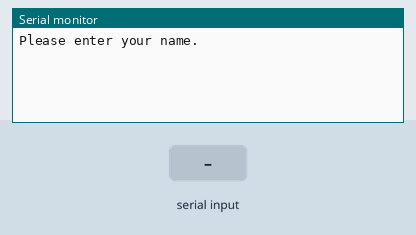
This sketch was run on a simulated Arduino Uno, built with avr-gcc and run on an emulated ATmega328P. Shown: the last lines printed to the serial monitor. The inputs (shaded band) are chosen by the test bench.

Above: at 1.2 s.
1.3 s: "90,45\n" received over Serial
At 3.5 s:
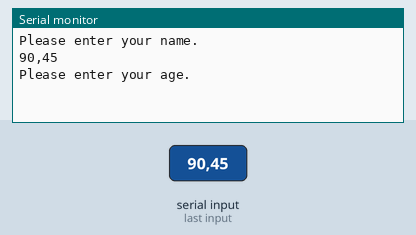
3.8 s: "30,150\n" received over Serial
At 4.7 s:
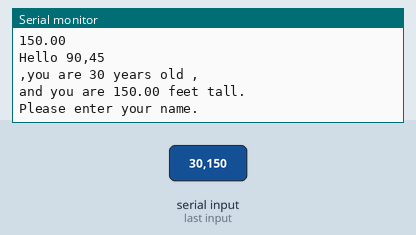
5.3 s: "0\n" received over Serial
At 6.1 s:
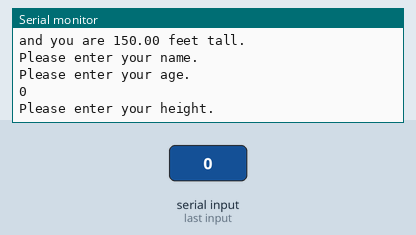
7.8 s: "1,90,45\n" received over Serial
At 10.0 s:
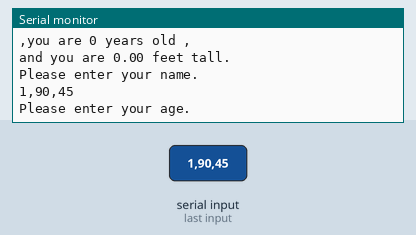
10.3 s: "5\n" received over Serial
At 11.7 s:
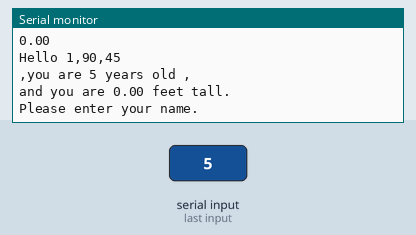
Timing chart, 0 to 13.3 s (numbered marks = the images above; inputs shaded):
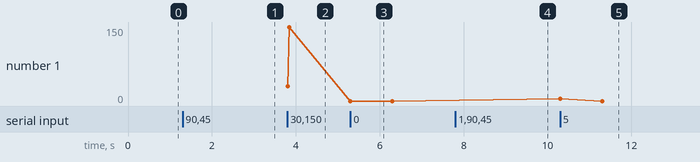

Measured:
- after the input at 1.3 s, the serial monitor: prints a new line after 1.0 s (image 1)
- after the input at 3.8 s, the serial monitor: prints a new line at once (image 2)
- after the input at 5.3 s, the serial monitor: prints a new line at once (image 3)
- after the input at 7.8 s, the serial monitor: prints a new line after 1.0 s (image 4)
- after the input at 10.3 s, the serial monitor: prints a new line at once (image 5)
- plotted number 1: 150 → 0 after the input at 5.3 s

The sketch:

Floats_and_string_and_int.ino
```cpp
String myname ;
int age ;
float height ;
void setup() {
  Serial.begin(9600);

}

void loop() {
Serial.println("Please enter your name.");
while(Serial.available() == 0 ){
}
myname = Serial.readString();
Serial.println(myname);
Serial.println("");

Serial.println("Please enter your age.");
while(Serial.available() == 0 ){
}
age = Serial.parseInt();
Serial.println(age);
Serial.println("");


Serial.println("Please enter your height.");
while(Serial.available() == 0 ){
}
height = Serial.parseFloat();
Serial.println(height);
Serial.println("");

Serial.println("Hello "+ myname +",you are "+ age +" years old ," );
Serial.print("and you are ");Serial.print(height);Serial.println(" feet tall." );
Serial.println("");
}
```
